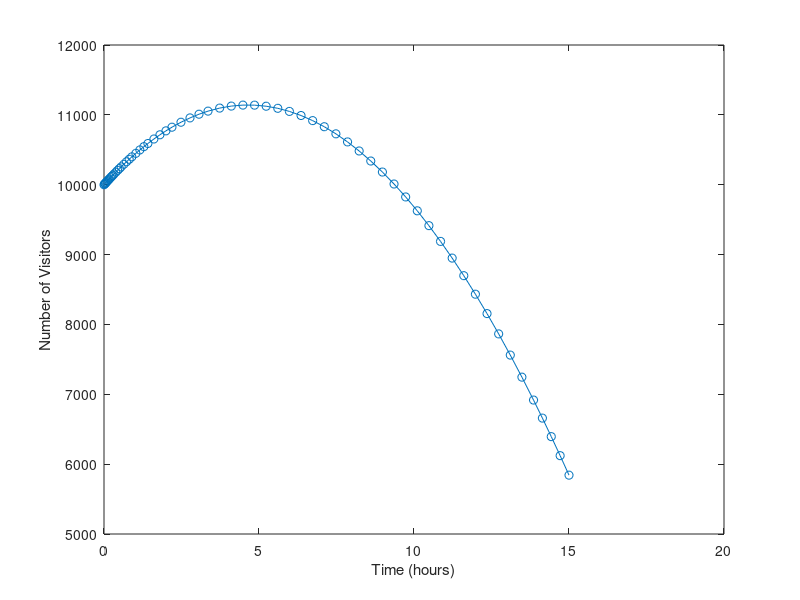
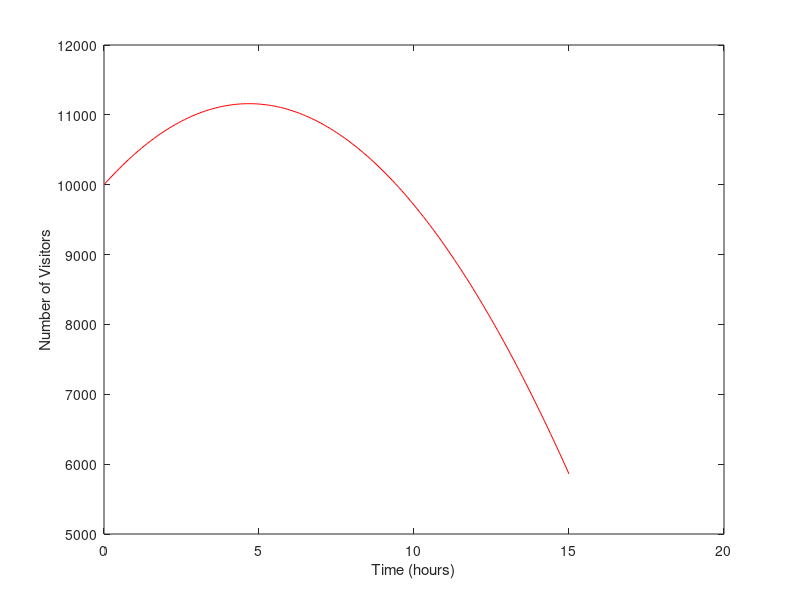
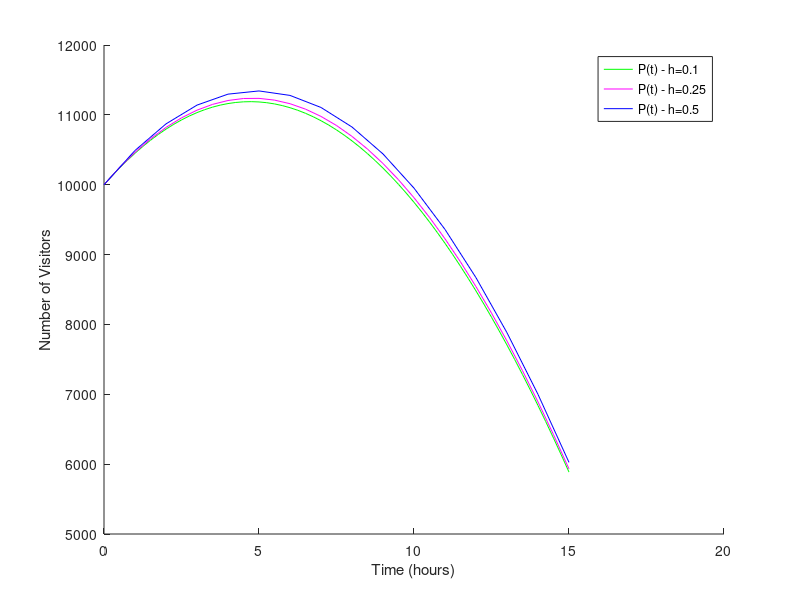
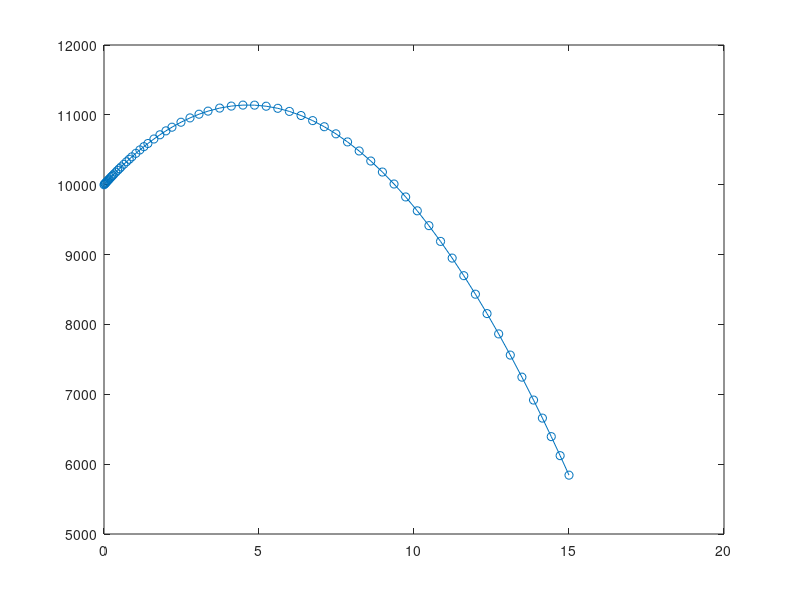

MATLAB code for these plots, in order:
%{
MATH 245 MATLAB 2 PART 2
_____________________
Jerom Jothiprakasam
jothipra@usc.edu

Natalia Hopper
nhopper@usc.edu
_______________________________________
Revision History
Date            Changes             Programmer
---------------------------------------------------------
1/30/2025      Original         Jerom Jothiprakasam
2/09/2025      Part (A)         Natalia Hopper
2/09/2025      Part (B)         Natalia Hopper
2/09/2025      part (C)         Jerom Jothiprakasam
2/09/2025      part (D)         Jerom Jothiprakasam
2/09/2025      Part (E)         Natalia Hopper
%}

clc;
clear;

%% Part (a)

%{
Initial value problem for number of visitors on the island:

x'(t) = (3)(500) - (10)(x)/(100-5t) - 10(t + 1/(1+t))
x(0) = 10,000  (visitors)
%}


%% Part (b)


tSpan = [0 15]; % Define time span
x0 = 10000; % Initial number of visitors is 10,000

[t, x] = ode45(@(t,x) 1500 - 10*(t + 1/(1+t)) - x.*(10/(100-5*t)), tSpan, x0);
% Graph the solution

figure;
plot(t,x,'-o'); % Graph the solution versus time
xlabel('Time (hours)');
ylabel('Number of Visitors');

%% part (c)
h = 0.1;                 % Time Step
tFinal = 15;             % Final Time
timeVector = 0:h:tFinal; % Time Inputs
N = length(timeVector);  % Number of Time Steps
P = zeros(1, N);

P(1) = 10000;               % Initial condition

for i = 1:N-1
    t = timeVector(i);
    P(i+1) = P(i) + h * (1500 - 10*(t + 1/(1+t)) - P(i)*(10/(100-5*t)));
end

figure;
plot(timeVector, P, 'r');
xlabel('Time (hours)');
ylabel('Number of Visitors');

%% part (d)


h2 = 0.25;                  % Time Step
tFinal = 15;                % Final Time
timeVector = 0:h2:tFinal;   % Time Inputs
N2 = length(timeVector);    % Number of Time Steps
P2 = zeros(1, N2);

P2(1) = 10000;               % Initial condition

for i = 1:N2-1
    t2 = timeVector(i);
    P2(i+1) = P2(i) + h2 * (1500 - 10*(t2 + 1/(1+t2)) - P2(i)*(10/(100-5*t2)));
end

figure;
hold on;
plot(timeVector, P2, 'g');
xlabel('Time (hours)');
ylabel('Number of Visitors');

h3 = 0.5;                 % Time Step
tFinal = 15;             % Final Time
timeVector = 0:h3:tFinal; % Time Inputs
N3 = length(timeVector);  % Number of Time Steps
P3 = zeros(1, N3);

P3(1) = 10000;               % Initial condition

for i = 1:N3-1
    t3 = timeVector(i);
    P3(i+1) = P3(i) + h3 * (1500 - 10*(t3 + 1/(1+t3)) - P3(i)*(10/(100-5*t3)));
end

plot(timeVector, P3, 'm');
xlabel('Time (hours)');
ylabel('Number of Visitors');

h4 = 1;                 % Time Step
tFinal = 15;             % Final Time
timeVector = 0:h4:tFinal; % Time Inputs
N4 = length(timeVector);  % Number of Time Steps
P4 = zeros(1, N4);

P4(1) = 10000;               % Initial condition

for i = 1:N4-1
    t4 = timeVector(i);
    P4(i+1) = P4(i) + h4 * (1500 - 10*(t4 + 1/(1+t4)) - P4(i)*(10/(100-5*t4)));
end

plot(timeVector, P4, 'b');
xlabel('Time (hours)');
ylabel('Number of Visitors');

hold off;

legend('P(t) - h=0.1','P(t) - h=0.25','P(t) - h=0.5','P(t) - h=1');

%% part (e)
%{
MATH 245 MATLAB 2 PART 2
_____________________
Jerom Jothiprakasam
jothipra@usc.edu

Natalia Hopper
nhopper@usc.edu
_______________________________________
Revision History
Date            Changes             Programmer
---------------------------------------------------------
1/30/2025      Original         Jerom Jothiprakasam
2/09/2025       Parts (a,b)        Natalia Hopper
%}

clc;
clear;

%% Part (a)

%{
Initial value problem for number of visitors on the island:

x'(t) = (3)(500) - (10)(x)/(100-5t) - 10(t + 1/(1+t))
x(0) = 10,000  (visitors)
%}


%% Part (b)


tSpan = [0 15]; % Define time span
x0 = 10000; % Initial number of visitors is 10,000

[t, x] = ode45(@(t,x) 1500 - 10*(t + 1/(1+t)) - x.*(10/(100-5*t)), tSpan, x0);
% Graph the solution

figure;
plot(t,x,'-o'); % Graph the solution versus time

%% part (c)
h = 0.1;                 % Time Step
tFinal = 15;             % Final Time
timeVector = 0:h:tFinal; % Time Inputs
N = length(timeVector);  % Number of Time Steps
P = zeros(1, N);

P(1) = 10000;               % Initial condition

for i = 1:N-1
    t = timeVector(i);
    P(i+1) = P(i) + h * (1500 - 10*(t + 1/(1+t)) - P(i)*(10/(100-5*t)));
end

figure;
plot(timeVector, P, 'r');
xlabel('Time (hours)');
ylabel('Number of Visitors');

%% part (d)


h2 = 0.25;                  % Time Step
tFinal = 15;                % Final Time
timeVector = 0:h2:tFinal;   % Time Inputs
N2 = length(timeVector);    % Number of Time Steps
P2 = zeros(1, N2);

P2(1) = 10000;               % Initial condition

for i = 1:N2-1
    t2 = timeVector(i);
    P2(i+1) = P2(i) + h2 * (1500 - 10*(t2 + 1/(1+t2)) - P2(i)*(10/(100-5*t2)));
end

figure;
hold on;
plot(timeVector, P2, 'g');
xlabel('Time (hours)');
ylabel('Number of Visitors');

h3 = 0.5;                 % Time Step
tFinal = 15;             % Final Time
timeVector = 0:h3:tFinal; % Time Inputs
N3 = length(timeVector);  % Number of Time Steps
P3 = zeros(1, N3);

P3(1) = 10000;               % Initial condition

for i = 1:N3-1
    t3 = timeVector(i);
    P3(i+1) = P3(i) + h3 * (1500 - 10*(t3 + 1/(1+t3)) - P3(i)*(10/(100-5*t3)));
end

plot(timeVector, P3, 'm');
xlabel('Time (hours)');
ylabel('Number of Visitors');

h4 = 1;                 % Time Step
tFinal = 15;             % Final Time
timeVector = 0:h4:tFinal; % Time Inputs
N4 = length(timeVector);  % Number of Time Steps
P4 = zeros(1, N4);

P4(1) = 10000;               % Initial condition

for i = 1:N4-1
    t4 = timeVector(i);
    P4(i+1) = P4(i) + h4 * (1500 - 10*(t4 + 1/(1+t4)) - P4(i)*(10/(100-5*t4)));
end

plot(timeVector, P4, 'b');
xlabel('Time (hours)');
ylabel('Number of Visitors');

hold off;

legend('P(t) - h=0.1','P(t) - h=0.25','P(t) - h=0.5','P(t) - h=1');

%% Part (e)
%{
Comparison of parts c, d, and b:

The graphs in parts (c) and (d) follow the same general curve of the
graph in part (b). Part b is considered to be the "exact" graph because the
ode function solves the ode exactly. Euler's Method is used as an
approximation for the solution.

As the time-step decreases, the graph becomes more similar to the solution
of part (b). This is because the accuracy increases.
%}
